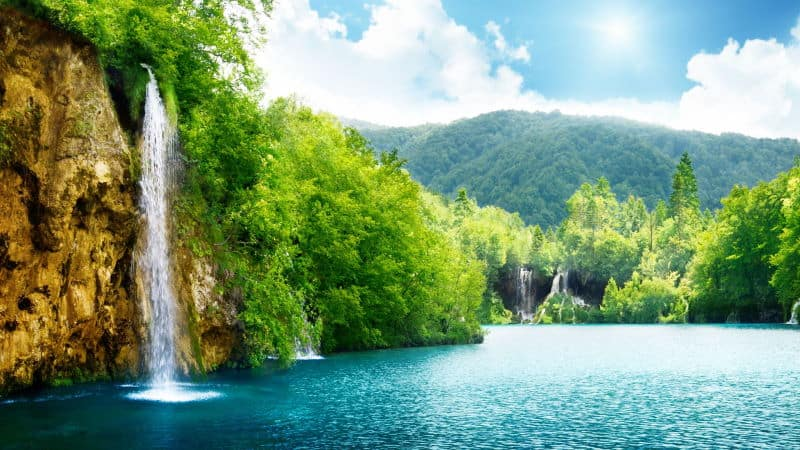
#> input picture img merging/nature-chrome-featured.jpg, 800 x 450 px
$ python rgdmerge.py
#> lines starting #> are read from the running program, lines starting #| are printed output that depends on the picture
from PIL import Image
image = Image.open("nature-chrome-featured.jpg")
#> image is the input picture: PIL image 800x450 RGB; mean R, G, B 121.6, 153.8, 120.8
r, g, b = image.split()
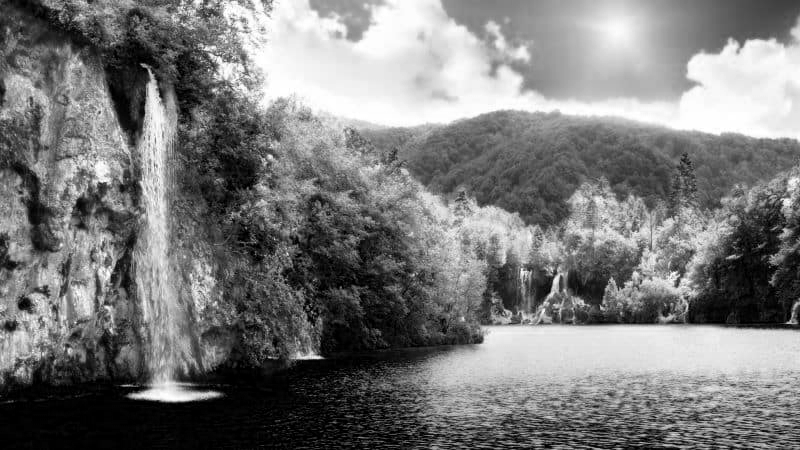
#> r: PIL image 800x450 L; min 0, max 255, mean 121.6
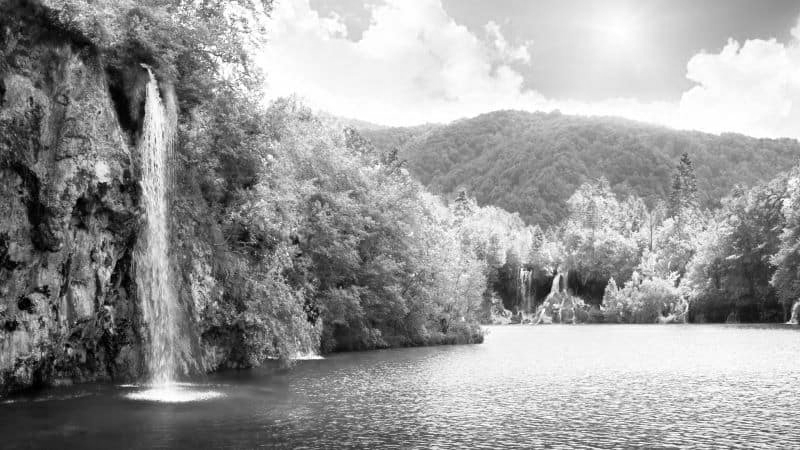
#> g: PIL image 800x450 L; min 0, max 255, mean 153.8
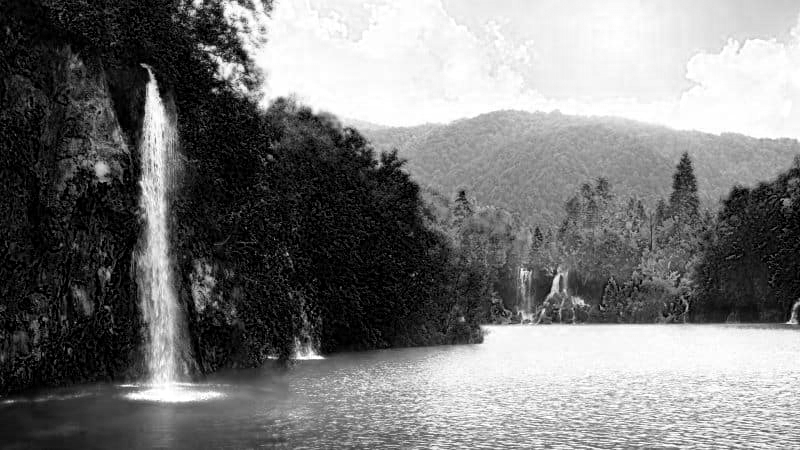
#> b: PIL image 800x450 L; min 0, max 255, mean 120.8
image.show()
image = Image.merge("RGB", (b, g, r))
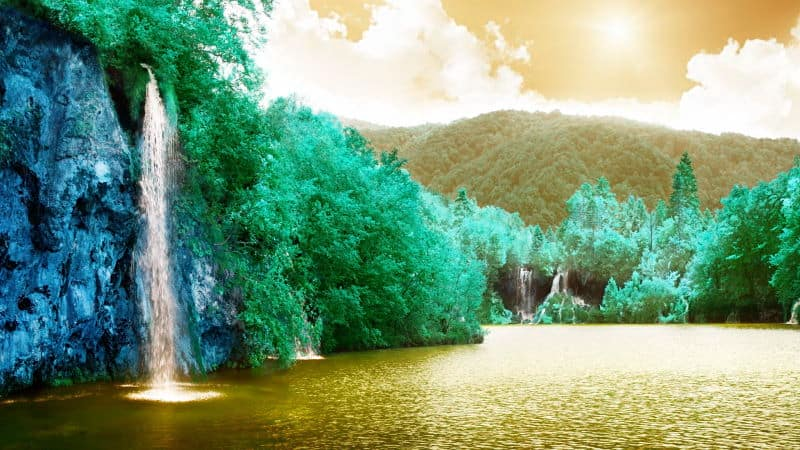
#> image: PIL image 800x450 RGB; mean R, G, B 120.8, 153.8, 121.6
image.show()
